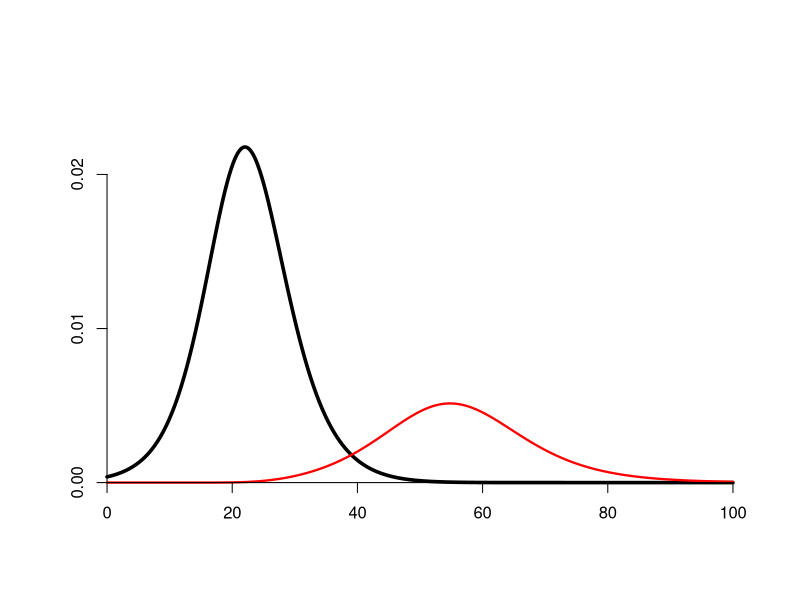
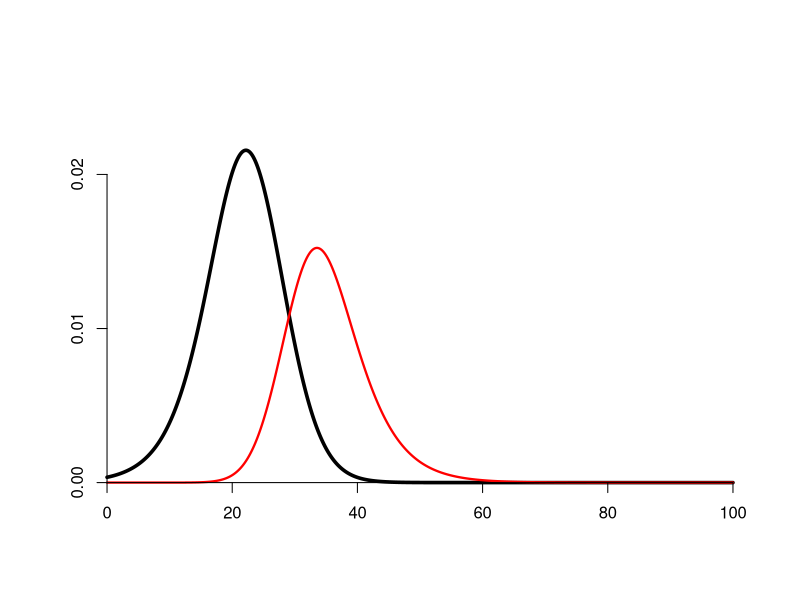
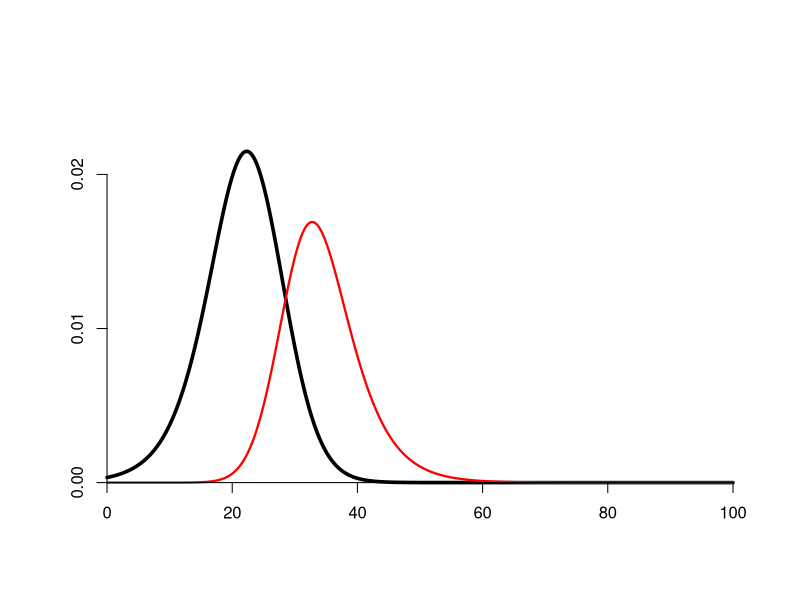
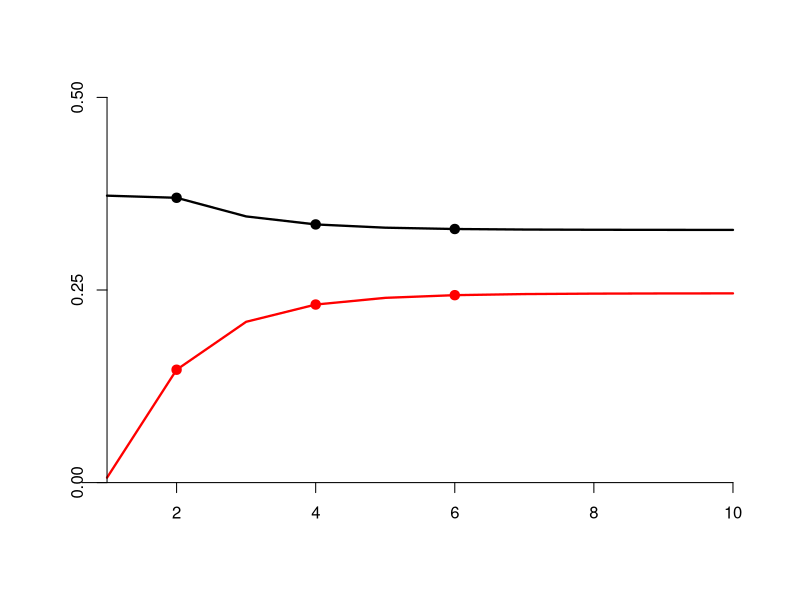

These charts were generated, in order, by the following R code:

par(mfrow=c(1,1));


require(deSolve);

OneStrainEqm<-function(R0,W,i){
  
  arg = (1 - (W*i))*i + W*i;
  output = 1 - i - exp(-R0 * arg);
  #cat("i:",i,"Output:",output,"\n")
  return(output);
  #return(0);
  
}

Burnout<-function(I0,R0,z){
  
  output = 1 - z - exp(-R0 * ((1-I0)*z + I0));
  #cat("i:",i,"Output:",output,"\n")
  return(output);
  #return(0);
  
}


############## ODE function for the SIR model with 2 strains
TwoPathEpidVer2<-function(t,y,p){
  S = y[1];
  Ir = y[2];
  Ii = y[3];
  Zr = y[4];
  Zi = y[5];
  
  with(as.list(p), {
    dS.dt = - betar*S*Ir -betai*S*Ii;
    dIr.dt = betar*S*Ir - mur*Ir;
    dIi.dt = betai*S*Ii - mui*Ii;
    dZr.dt = mur*Ir;
    dZi.dt = mui*Ii;
    return(list(c(dS.dt,dIr.dt,dIi.dt,dZr.dt,dZi.dt)));
  })
  
}


#par(mai=c(0.45,0.5,0.25,1.25));
#par(mai=c(0.45,0.5,0.25,0.25));
par(mai=c(0.5,0.5,0.25,0.25));



#Seqbeta = seq(from=0.101,to=0.15,by=0.001);

#Lower right

if(1){ # Number 1
  betar = 1.25; mur = 1.0; 
  betai1 = 1.8; mui1 = 1.0; 
  Wr = 1e-3;
  Wi = 1e-9; #1.5e-10; 
  LastGen = 10;
  IiStart = 1e-15;
}


if(0){ # Number 2
  betar = 3.0; mur = 1.5; 
  betai1 = 4.0; mui1 = 1.0; 
  Wr = 1e-3; 
  Wi = 1e-6; 
  LastGen = 100;
  IiStart = 1e-10;
}

u1 = mui1/mur;  
EndTime = 100;

InvadeTime = 1;


Steps  = 1e-2; 

t = seq(from=0,to=EndTime,by=Steps);
R0r = betar/mur; R0i1 = betai1/mui1; 
lambdai1 = betai1 - mui1; u1 = mui1/mur;
lambdar = betar - mur;

Low = 1e-10;
OneStrain = uniroot(f=OneStrainEqm,interval=c(Low,1.0),W=Wr,R0=R0r);

#FractInf = uniroot(f=Burnout,interval=c(0.0,1.0),I0=Low,R0=R0r);
FractInf = uniroot(f=Burnout,interval=c(0.0,1.0),I0=Wr*OneStrain$root,R0=R0r);

IrEqm = Ir = Wr*OneStrain$root;
cat("IrEqm:",Ir,"\n")
Ii = 0;

SStart = 1.0-Ir-Ii;

#Rptd = R0i1*(1-OneStrain$root);
Rptd = R0i1*(1-FractInf$root)*SStart;
cat("R0r:",R0r,"R0i1:",R0i1,"Rptd:",Rptd,"lambdar:",lambdar,"lambdai1:",lambdai1,"mur:",mur,"mui1:",mui1,"\n")
cat("betar:",betar,"mur:",mur,"betai1:",betai1,"mui1:",mui1,"\n")


IrStor = c();
IiStor = c();
IrStorPoints = c();
IiStorPoints = c();
genStorPoints = c();

IrStor[1] = OneStrain$root;
IiStor[1] = 0;

genPoints = 1;
for(gen in 1:LastGen){
  
  if(gen==InvadeTime){
    Ii = IiStart;
  }else{
    if(gen<InvadeTime) Ii = 0;
  }

y0 = c(SStart,Ir,Ii,0.0,0.0);

p = list(betar=betar,betai=betai1,mui=mui1,mur=mur);
out = ode(y=y0,times=t,func=TwoPathEpidVer2,parms=p);

Index = nrow(out);
#if(gen>1){
  IrStor[gen] = out[Index,5];
  IiStor[gen] = out[Index,6];
#}

#cat("gen:",gen,"\n")

#if(((gen==10)||(gen==13))||(gen==17)){ #2
if(((gen==2)||(gen==4))||(gen==6)){ #1

  if(genPoints==1){ pdf("EpiDynBurnout1b.pdf", height = 6, width = 6); 
    cat("genPoints:",genPoints,"\n")
  }
  if(genPoints==2){ 
    pdf("EpiDynBurnout2b.pdf", height = 6, width = 6);
    cat("genPoints:",genPoints,"\n")
  }
  if(genPoints==3){
    cat("genPoints:",genPoints,"\n")
    pdf("EpiDynBurnout3b.pdf", height = 6, width = 6);
  }
  
  plot(out[,1],out[,3],ylim=c(0,0.025),type="l",axes=FALSE,xlab="",ylab="",lwd=3.5);
  lines(out[,1],out[,4],col="RED",lwd=2.25) 
  axis(1,pretty(range(out[,1]),5),pos=0.0,cex=3.5);
  
  Ylbls = c(0,0.01,0.02)
  axis(2,at=Ylbls,pos=0.0,cex=1.5);
  #axis(2,pretty(range(out[,3]),5),pos=0.0);
  dev.off();
  par(ask="FALSE");
  IrStorPoints[genPoints] = IrStor[gen];
  IiStorPoints[genPoints] = IiStor[gen];
  genStorPoints[genPoints] = gen;
  genPoints = genPoints + 1;

}

Ir = Wr*out[Index,5];
Ii = Wi*out[Index,6];
#cat("gen:",gen,"Ir:",IrStor[gen],"Ii:",IiStor[gen],"\n")
#if((gen%%50)==0) 
  cat("gen:",gen,"Ir:",IrStor[gen],"Ii:",IiStor[gen],"\n")

SStart = 1 - Ir - Ii;

}

pdf("LongTermBurnoutb.pdf", height = 4, width = 6)
plot(1:LastGen,IrStor,ylim=c(0,0.5),type="l",axes=FALSE,xlab="",ylab="",lwd=2.25)
#plot(1:LastGen,IrStor,type="l",ylim=c(1,0),axes=TRUE,xlab="",ylab="")

points(genStorPoints,IiStorPoints,col="RED",pch=19,cex=1.25)
points(genStorPoints,IrStorPoints,col="BLACK",pch=19,cex=1.25)
lines(1:LastGen,IiStor,type="l",col="RED",lwd=2.25);
axis(1,pretty(range(1:LastGen),5),pos=0.0);
Ylbls = c(0,0.25,0.5)
axis(2,at=Ylbls,pos=1.0);
dev.off()

#text(x=100,y=0.7,labels="Resident",bty="n",cex=0.85,col="BLACK")
#text(x=100,y=0.6,labels=lgnd[1],bty="n",cex=0.85,col="BLACK");

#dev.off();
Index = length(IrStor)
cat("IrEqm:",IrEqm,"Ir obsvd:",IrStor[Index],"\n")
